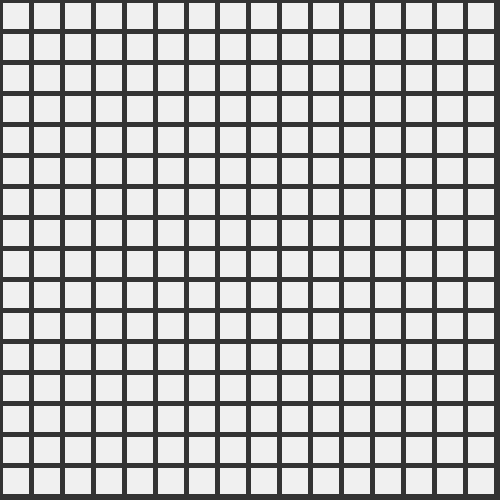
Frame 1 (no input)
Frame 60 (the mouse pressed at the canvas centre just before this capture): identical to frame 1, image omitted
Frame 120 (the mouse held since frame 60 and released just before this capture): identical to frame 1, image omitted

The Processing sketch that drew this single still picture (run headless with seeded random() and noise(); from frame 60 on, the mouse is pressed at the canvas centre):

// Processing sketch: minesweeper
// ── minesweeper.pde
World world;
int numMines;
int cellSize;
void setup() {
  size(500,500);
  int worldSize = 16;
  numMines = floor(worldSize*worldSize * .2);
  world = new World(worldSize, worldSize, numMines);
  cellSize = width/worldSize;
}

void draw() {
  background(51);
  stroke(51);
  strokeWeight(5);
  fill(240);
  world.show();
}

enum Actions {
  EXPOSE, FLAG, BIGEXPOSE;
}

void mouseClicked() {
  PVector p = new PVector(mouseX, mouseY);
  if(keyPressed){
    if(keyCode == CONTROL){
      world.onClick(p, Actions.FLAG);
    } else if(keyCode == SHIFT){
      world.onClick(p, Actions.BIGEXPOSE);
    }
  } else {
    world.onClick(p, Actions.EXPOSE);
  }
}

// ── Cell.pde
abstract class Cell {
  boolean flagged = false;
  boolean exposed = false;

  abstract void drawExposed(PVector pos);

  void flag() {
    if(!this.exposed){
      this.flagged = !this.flagged;
    }
  }
  
  void expose() {
    if(!this.flagged) this.exposed = true;
  }
  
  void drawAt(PVector pos) {
    if (this.flagged) drawFlagged(pos);
    else if (this.exposed) drawExposed(pos);
    else drawUnexposed(pos);
  }

  void drawFlagged(PVector pos) {
    fill(230, 230, 50);
    rect(pos.x, pos.y, cellSize, cellSize);
  }

  void drawUnexposed(PVector pos) {
    fill(240);
    rect(pos.x, pos.y, cellSize, cellSize);
  }
}

class Mine extends Cell {
  void drawExposed(PVector pos) {
    pushMatrix();
    noStroke();
    fill(210,0,0);
    rect(pos.x, pos.y, cellSize, cellSize);
    fill(0,0,0);
    ellipse(pos.x + cellSize / 2, pos.y + cellSize / 2,
      cellSize * 1 /3 , cellSize * 1 / 3);
    popMatrix();
  }
}

class Safe extends Cell {
  int numBombs;
  Safe(int numBombs){
    this.numBombs = numBombs;
  }

  void drawExposed(PVector pos) {
    pushMatrix();
    //noStroke();
    //fill(0,0);
    //rect(pos.x, pos.y, cellSize, cellSize);
    if (numBombs != 0) {
      fill(240);
      textSize(15 * cellSize / 50);
      textAlign(CENTER, CENTER);
      text("" + numBombs, pos.x + cellSize * 0.5, pos.y + cellSize * 0.4);
    }
    popMatrix();
  }
}

// ── World.pde
class World {
  Cell[][] cells;
  int w, h, numMines;
  World(Cell[][] cells) {
    this.cells = cells;
    this.w = cells[0].length;
    this.h = cells.length;
    this.numMines = this.getNumMines();
  }
  
  World(int w, int h, int numMines) {
    this.w = w;
    this.h = h;
    this.numMines = numMines;
    this.cells = new Cell[h][w];
    this.initializeCells();
  }
  
  void makeMines() {
    ArrayList<PVector> minePositions = new ArrayList<PVector>();
    while(minePositions.size() < this.numMines) {
      int x = floor(random(this.w));
      int y = floor(random(this.h));
      PVector p = new PVector(x,y);
      if(minePositions.indexOf(p) == -1){
        minePositions.add(p);
        cells[y][x] = new Mine();
      }
    }
  }
  
  void initializeCells() {
    this.makeMines();
    for(int i = 0; i < this.h; i++){
      for(int j = 0; j < this.w; j++){
        if(this.cells[i][j] == null)
          cells[i][j] = new Safe(this.getNumNeighboringBombs(j, i));
      }
    }
  }
  
  int getNumNeighboringBombs(int x, int y){
    ArrayList<Cell> neighbors = this.getNeighbors(x,y);
    int count = 0;
    for(Cell neighbor:neighbors){
      if(neighbor instanceof Mine)
        count++;
    }
    return count;
  }
  
  ArrayList<PVector> getNeighborPositions(int x, int y) {
    ArrayList<Integer> xs = new ArrayList<Integer>();
    ArrayList<Integer> ys = new ArrayList<Integer>();
    ArrayList<PVector> neighborPositions = new ArrayList<PVector>();
    xs.add(x);
    ys.add(y);
    if(x > 0){
      xs.add(x-1);
    }
    if(x < this.w-1){
        xs.add(x+1);
      }
    if(y > 0){
      ys.add(y-1);
    }
    if(y < this.h-1){
        ys.add(y+1);
      }
    for(int x_:xs){
      for(int y_:ys){
        if(x_ != x || y_!=y)
          neighborPositions.add(new PVector(x, y));
      }
    }
    return neighborPositions;
  }
  
  ArrayList<Cell> getNeighbors(int x, int y) {
    ArrayList<Integer> xs = new ArrayList<Integer>();
    ArrayList<Integer> ys = new ArrayList<Integer>();
    ArrayList<Cell> neighbors = new ArrayList<Cell>();
    xs.add(x);
    ys.add(y);
    if(x > 0){
      xs.add(x-1);
    }
    if(x < this.w-1){
        xs.add(x+1);
      }
    if(y > 0){
      ys.add(y-1);
    }
    if(y < this.h-1){
        ys.add(y+1);
      }
    for(int x_:xs){
      for(int y_:ys){
        if(x_ != x || y_!=y)
          neighbors.add(cells[y_][x_]);
      }
    }
    return neighbors;
  }
  
  // number of mines on the whole board
  int getNumMines() {
    int count = 0;
    for(Cell[] row:cells){
      for(Cell cell:row){
        if(cell instanceof Mine)
          count++;
      }
    }
    return count;
  }
  
  void show() {
    for(int i = 0; i < this.h; i++){
      for(int j = 0; j < this.w; j++){
        PVector p = new PVector(j*cellSize, i*cellSize);
        cells[i][j].drawAt(p);
      }
    }
  }
  
  void exposeAll() {
    for(Cell[] row:cells){
      for(Cell cell: row){
        cell.expose();
      }
    }
  }
  
  ////////// user interaction ////////////
  
  // vector in pixel space
  void onClick(PVector mousePosition, Actions action) {
    int x, y;
    x = (int) (mousePosition.x / cellSize);
    y = (int) (mousePosition.y / cellSize);
    switch(action){
      case FLAG: this.flag(x, y); break;
      case EXPOSE: this.expose(x, y); break;
      case BIGEXPOSE: this.bigExpose(x, y); break;
    }
  }
  
  void flag(int x, int y){
    cells[y][x].flag();
    this.show();
  }
  
  //expose only that cell (and possibly trigger flood)
  void expose(int x, int y) {
    if(cells[y][x] instanceof Mine) {
      exposeAll();
      this.show();
      textAlign(CENTER, CENTER);
      text("You Lost!", 250, 250);
    }
    else {
      Safe cellCopy = (Safe) cells[y][x];
      if (cellCopy.numBombs == 0) {
        flood(x, y);
      }
      cells[y][x].expose();
      this.show();
    }
  }
  
  //expose this cell and all non-flagged neighboring cells
  void bigExpose(int x, int y) {
    expose(x,y);
    for(PVector pos: getNeighborPositions(x, y)){
      this.expose((int)pos.x, (int)pos.y);
    }
  }
  
  void flood(int x, int y) { // check exposed for termination
    Cell cell = this.cells[y][x];
    if(cell instanceof Safe){
      this.cells[y][x].expose();
      Safe safe = (Safe) cell;
      if(safe.numBombs == 0){
        ArrayList<PVector> neighborPositions = this.getNeighborPositions(x, y);
        for(PVector p:neighborPositions){
          int x2, y2;
          x2 = floor(p.x);
          y2 = floor(p.y);
          if(!cells[y2][x2].exposed)
            this.flood(x2, y2);
        }
      }
    }
  }
}
